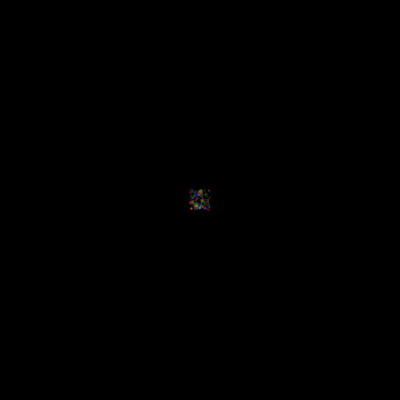
Frame 1 (no input)
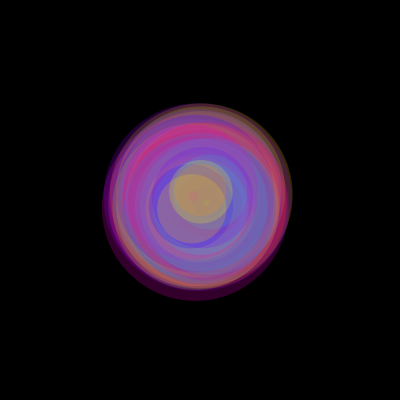
Frame 60 (the mouse pressed at the canvas centre just before this capture)
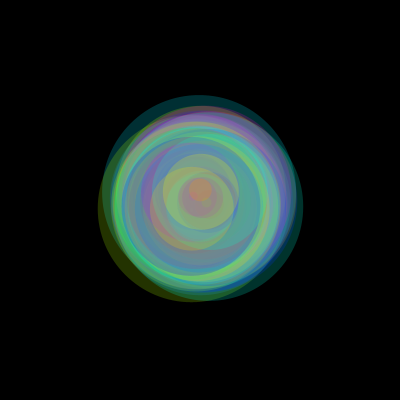
Frame 120 (the mouse held since frame 60 and released just before this capture)

The Processing sketch that drew these frames (run headless with seeded random() and noise(); from frame 60 on, the mouse is pressed at the canvas centre):

// Processing sketch: processing_47458
// ── processing_47458.pde

Spot[] sp = new Spot[300];

void setup() {
  size(400, 400);
  smooth();
  for (int i = 0; i < sp.length; i++) {
    sp[i] = new Spot(
      random(width/2-10, width/2+10), 
      random(height/2-10, height/2+10 ) , 
      random(5, height/2), 
      random(0.5, 5)
    );
  }
}

void draw() {
  background(0);
  for (int i = 0; i < sp.length; i++) {
    sp[i].move();
    sp[i].display();
  }
}


class Spot {
  float x, y, diameter, speed;
  float h = random(256);
  float b_diameter;
  
  Spot(float _x, float _y, float _diameter, float _speed) {
    x = _x;
    y = _y;
    diameter = _diameter;
    speed = _speed;
    b_diameter = diameter;
  }
  
  void move() {
    diameter = b_diameter*sin(frameCount*speed*PI/600);
  }
  
  void display() {
    colorMode(HSB);
    fill(h, 255, 255, 51);
    noStroke();
    ellipse(x, y, diameter, diameter);
  }
 
}
